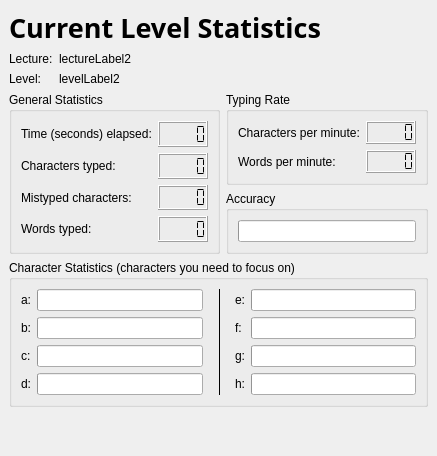
     <widget class="QWidget" name="currentLevelTab" >
      <attribute name="title" >
       <string>Current Level Statistics</string>
      </attribute>
      <layout class="QVBoxLayout" >
       <property name="spacing" >
        <number>6</number>
       </property>
       <property name="leftMargin" >
        <number>9</number>
       </property>
       <property name="topMargin" >
        <number>9</number>
       </property>
       <property name="rightMargin" >
        <number>9</number>
       </property>
       <property name="bottomMargin" >
        <number>9</number>
       </property>
       <item>
        <widget class="QLabel" name="currentTitleLabel_3" >
         <property name="font" >
          <font>
           <family>Sans Serif</family>
           <pointsize>20</pointsize>
           <weight>75</weight>
           <italic>false</italic>
           <bold>true</bold>
           <underline>false</underline>
           <strikeout>false</strikeout>
          </font>
         </property>
         <property name="text" >
          <string>Current Level Statistics</string>
         </property>
        </widget>
       </item>
       <item>
        <layout class="QGridLayout" >
         <property name="leftMargin" >
          <number>0</number>
         </property>
         <property name="topMargin" >
          <number>0</number>
         </property>
         <property name="rightMargin" >
          <number>0</number>
         </property>
         <property name="bottomMargin" >
          <number>0</number>
         </property>
         <property name="horizontalSpacing" >
          <number>6</number>
         </property>
         <property name="verticalSpacing" >
          <number>6</number>
         </property>
         <item row="0" column="1" >
          <widget class="QLabel" name="lectureLabel2" >
           <property name="sizePolicy" >
            <sizepolicy vsizetype="Preferred" hsizetype="MinimumExpanding" >
             <horstretch>0</horstretch>
             <verstretch>0</verstretch>
            </sizepolicy>
           </property>
           <property name="text" >
            <string>lectureLabel2</string>
           </property>
          </widget>
         </item>
         <item row="1" column="1" >
          <widget class="QLabel" name="levelLabel2" >
           <property name="sizePolicy" >
            <sizepolicy vsizetype="Preferred" hsizetype="MinimumExpanding" >
             <horstretch>0</horstretch>
             <verstretch>0</verstretch>
            </sizepolicy>
           </property>
           <property name="text" >
            <string>levelLabel2</string>
           </property>
          </widget>
         </item>
         <item row="0" column="0" >
          <widget class="QLabel" name="textLabel2_4" >
           <property name="text" >
            <string>Lecture:</string>
           </property>
          </widget>
         </item>
         <item row="1" column="0" >
          <widget class="QLabel" name="textLabel4_3" >
           <property name="text" >
            <string>Level:</string>
           </property>
          </widget>
         </item>
        </layout>
       </item>
       <item>
        <layout class="QGridLayout" >
         <property name="leftMargin" >
          <number>0</number>
         </property>
         <property name="topMargin" >
          <number>0</number>
         </property>
         <property name="rightMargin" >
          <number>0</number>
         </property>
         <property name="bottomMargin" >
          <number>0</number>
         </property>
         <property name="horizontalSpacing" >
          <number>6</number>
         </property>
         <property name="verticalSpacing" >
          <number>6</number>
         </property>
         <item rowspan="2" row="0" column="0" >
          <widget class="QGroupBox" name="groupBox4_2" >
           <property name="title" >
            <string>General Statistics</string>
           </property>
           <layout class="QGridLayout" >
            <property name="leftMargin" >
             <number>9</number>
            </property>
            <property name="topMargin" >
             <number>9</number>
            </property>
            <property name="rightMargin" >
             <number>9</number>
            </property>
            <property name="bottomMargin" >
             <number>9</number>
            </property>
            <property name="horizontalSpacing" >
             <number>6</number>
            </property>
            <property name="verticalSpacing" >
             <number>6</number>
            </property>
            <item row="1" column="0" >
             <widget class="QLabel" name="textLabel3_3" >
              <property name="text" >
               <string>Characters typed:</string>
              </property>
             </widget>
            </item>
            <item row="3" column="1" >
             <widget class="QLCDNumber" name="wordsLCDLevel" >
              <property name="maximumSize" >
               <size>
                <width>50</width>
                <height>32767</height>
               </size>
              </property>
              <property name="segmentStyle" >
               <enum>QLCDNumber::Flat</enum>
              </property>
             </widget>
            </item>
            <item row="2" column="1" >
             <widget class="QLCDNumber" name="wrongCharsLCDLevel" >
              <property name="maximumSize" >
               <size>
                <width>50</width>
                <height>32767</height>
               </size>
              </property>
              <property name="segmentStyle" >
               <enum>QLCDNumber::Flat</enum>
              </property>
             </widget>
            </item>
            <item row="1" column="1" >
             <widget class="QLCDNumber" name="totalCharsLCDLevel" >
              <property name="maximumSize" >
               <size>
                <width>50</width>
                <height>32767</height>
               </size>
              </property>
              <property name="segmentStyle" >
               <enum>QLCDNumber::Flat</enum>
              </property>
             </widget>
            </item>
            <item row="0" column="1" >
             <widget class="QLCDNumber" name="elapsedTimeLCDLevel" >
              <property name="maximumSize" >
               <size>
                <width>50</width>
                <height>32767</height>
               </size>
              </property>
              <property name="segmentStyle" >
               <enum>QLCDNumber::Flat</enum>
              </property>
             </widget>
            </item>
            <item row="0" column="0" >
             <widget class="QLabel" name="textLabel2_3" >
              <property name="text" >
               <string>Time (seconds) elapsed:</string>
              </property>
             </widget>
            </item>
            <item row="2" column="0" >
             <widget class="QLabel" name="textLabel5_2" >
              <property name="text" >
               <string>Mistyped characters:</string>
              </property>
             </widget>
            </item>
            <item row="3" column="0" >
             <widget class="QLabel" name="textLabel4_2" >
              <property name="text" >
               <string>Words typed:</string>
              </property>
             </widget>
            </item>
           </layout>
          </widget>
         </item>
         <item row="1" column="1" >
          <widget class="QGroupBox" name="groupBox6_3" >
           <property name="title" >
            <string>Accuracy</string>
           </property>
           <layout class="QVBoxLayout" >
            <property name="spacing" >
             <number>6</number>
            </property>
            <property name="leftMargin" >
             <number>9</number>
            </property>
            <property name="topMargin" >
             <number>9</number>
            </property>
            <property name="rightMargin" >
             <number>9</number>
            </property>
            <property name="bottomMargin" >
             <number>9</number>
            </property>
            <item>
             <widget class="QProgressBar" name="correctnessBarLevel" >
              <property name="orientation" >
               <enum>Qt::Horizontal</enum>
              </property>
             </widget>
            </item>
           </layout>
          </widget>
         </item>
         <item row="0" column="1" >
          <widget class="QGroupBox" name="groupBox5_2" >
           <property name="title" >
            <string>Typing Rate</string>
           </property>
           <layout class="QGridLayout" >
            <property name="leftMargin" >
             <number>9</number>
            </property>
            <property name="topMargin" >
             <number>9</number>
            </property>
            <property name="rightMargin" >
             <number>9</number>
            </property>
            <property name="bottomMargin" >
             <number>9</number>
            </property>
            <property name="horizontalSpacing" >
             <number>6</number>
            </property>
            <property name="verticalSpacing" >
             <number>6</number>
            </property>
            <item row="1" column="1" >
             <widget class="QLCDNumber" name="wordSpeedLCDLevel" >
              <property name="maximumSize" >
               <size>
                <width>50</width>
                <height>32767</height>
               </size>
              </property>
              <property name="segmentStyle" >
               <enum>QLCDNumber::Flat</enum>
              </property>
             </widget>
            </item>
            <item row="0" column="1" >
             <widget class="QLCDNumber" name="charSpeedLCDLevel" >
              <property name="maximumSize" >
               <size>
                <width>50</width>
                <height>32767</height>
               </size>
              </property>
              <property name="segmentStyle" >
               <enum>QLCDNumber::Flat</enum>
              </property>
             </widget>
            </item>
            <item row="1" column="0" >
             <widget class="QLabel" name="textLabel6_2_2" >
              <property name="text" >
               <string>Words per minute:</string>
              </property>
             </widget>
            </item>
            <item row="0" column="0" >
             <widget class="QLabel" name="textLabel6_3" >
              <property name="text" >
               <string>Characters per minute:</string>
              </property>
             </widget>
            </item>
           </layout>
          </widget>
         </item>
        </layout>
       </item>
       <item>
        <widget class="QGroupBox" name="groupBox7_2" >
         <property name="whatsThis" >
          <string>Here the characters are listed that you have missed during the typing test. The percentage shows the ratio of how often a key was missed versus how often the key was pressed correctly. Large numbers indicate that the key was missed a lot.</string>
         </property>
         <property name="title" >
          <string>Character Statistics (characters you need to focus on)</string>
         </property>
         <layout class="QGridLayout" >
          <property name="leftMargin" >
           <number>9</number>
          </property>
          <property name="topMargin" >
           <number>9</number>
          </property>
          <property name="rightMargin" >
           <number>9</number>
          </property>
          <property name="bottomMargin" >
           <number>9</number>
          </property>
          <property name="horizontalSpacing" >
           <number>6</number>
          </property>
          <property name="verticalSpacing" >
           <number>6</number>
          </property>
          <item row="3" column="0" >
           <widget class="QLabel" name="charLabel4Level" >
            <property name="text" >
             <string>d:</string>
            </property>
           </widget>
          </item>
          <item row="3" column="3" >
           <widget class="QLabel" name="charLabel8Level" >
            <property name="text" >
             <string>h:</string>
            </property>
           </widget>
          </item>
          <item row="3" column="1" >
           <widget class="QProgressBar" name="charProgress4Level" >
            <property name="orientation" >
             <enum>Qt::Horizontal</enum>
            </property>
           </widget>
          </item>
          <item row="3" column="4" >
           <widget class="QProgressBar" name="charProgress8Level" >
            <property name="orientation" >
             <enum>Qt::Horizontal</enum>
            </property>
           </widget>
          </item>
          <item row="2" column="4" >
           <widget class="QProgressBar" name="charProgress7Level" >
            <property name="orientation" >
             <enum>Qt::Horizontal</enum>
            </property>
           </widget>
          </item>
          <item row="2" column="0" >
           <widget class="QLabel" name="charLabel3Level" >
            <property name="text" >
             <string>c:</string>
            </property>
           </widget>
          </item>
          <item row="2" column="3" >
           <widget class="QLabel" name="charLabel7Level" >
            <property name="text" >
             <string>g:</string>
            </property>
           </widget>
          </item>
          <item row="2" column="1" >
           <widget class="QProgressBar" name="charProgress3Level" >
            <property name="orientation" >
             <enum>Qt::Horizontal</enum>
            </property>
           </widget>
          </item>
          <item row="1" column="1" >
           <widget class="QProgressBar" name="charProgress2Level" >
            <property name="orientation" >
             <enum>Qt::Horizontal</enum>
            </property>
           </widget>
          </item>
          <item row="1" column="3" >
           <widget class="QLabel" name="charLabel6Level" >
            <property name="text" >
             <string>f:</string>
            </property>
           </widget>
          </item>
          <item row="1" column="4" >
           <widget class="QProgressBar" name="charProgress6Level" >
            <property name="orientation" >
             <enum>Qt::Horizontal</enum>
            </property>
           </widget>
          </item>
          <item row="1" column="0" >
           <widget class="QLabel" name="charLabel2Level" >
            <property name="text" >
             <string>b:</string>
            </property>
           </widget>
          </item>
          <item row="0" column="3" >
           <widget class="QLabel" name="charLabel5Level" >
            <property name="text" >
             <string>e:</string>
            </property>
           </widget>
          </item>
          <item row="0" column="0" >
           <widget class="QLabel" name="charLabel1Level" >
            <property name="text" >
             <string>a:</string>
            </property>
           </widget>
          </item>
          <item row="0" column="4" >
           <widget class="QProgressBar" name="charProgress5Level" >
            <property name="orientation" >
             <enum>Qt::Horizontal</enum>
            </property>
           </widget>
          </item>
          <item row="0" column="1" >
           <widget class="QProgressBar" name="charProgress1Level" >
            <property name="orientation" >
             <enum>Qt::Horizontal</enum>
            </property>
           </widget>
          </item>
          <item rowspan="4" row="0" column="2" >
           <widget class="QFrame" name="frame4_2" >
            <property name="minimumSize" >
             <size>
              <width>20</width>
              <height>0</height>
             </size>
            </property>
            <property name="frameShape" >
             <enum>QFrame::VLine</enum>
            </property>
            <property name="frameShadow" >
             <enum>QFrame::Plain</enum>
            </property>
           </widget>
          </item>
         </layout>
        </widget>
       </item>
       <item>
        <spacer>
         <property name="orientation" >
          <enum>Qt::Vertical</enum>
         </property>
         <property name="sizeHint" >
          <size>
           <width>20</width>
           <height>40</height>
          </size>
         </property>
        </spacer>
       </item>
      </layout>
     </widget>
